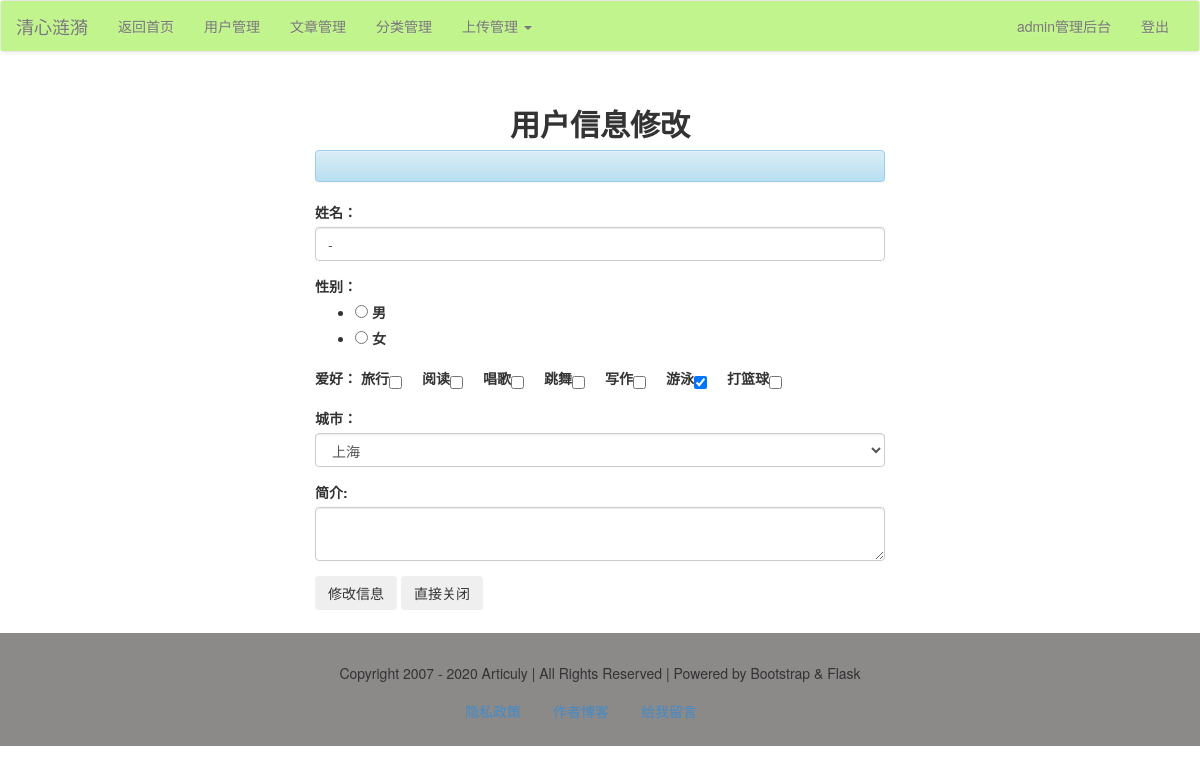
Before: /admin/user/edit/3 (signed in) with the older database file.
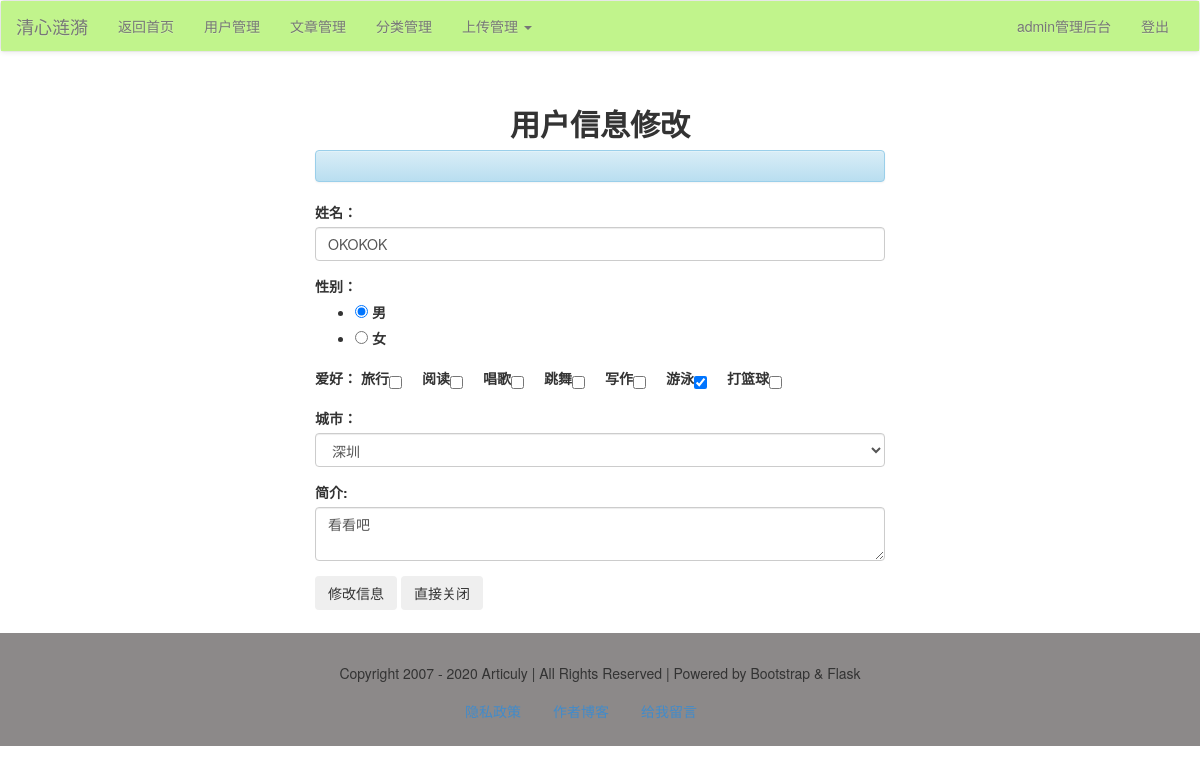
After: the same page with the newer database file.
### models.py (models this page shows, shortened)
class User(db.Model):
    id = db.Column(db.Integer, primary_key=True)
    username = db.Column(db.String)
    password = db.Column(db.String)
    realname = db.Column(db.String)
    sex = db.Column(db.Integer)
    city = db.Column(db.String)
    hobby = db.Column(db.String)
    intro = db.Column(db.String)

### admin/users.py (the view)
@admin_app.route("/user/edit/<int:user_id>", methods=['get', 'post'])
def editUser(user_id):
    form = AdminEditInfoForm()
    user = User.query.get_or_404(user_id)
    print('form data is in')
    if form.validate_on_submit():
        message = {'result': 'fail'}
        user.realname = form.data['name']
        user.sex = form.data['sex']
        user.hobby = ', '.join(form.data['hobby'])
        user.city = form.data['city']
        user.intro = form.data['intro']
        try:
            db.session.commit()
            print('准备提交')
        except Exception as e:
            print(str(e))
        else:
            message['result'] = 'success'
        return jsonify(message)
    elif form.errors:
        print(form.errors)
    else:
        form.name.data = user.realname
        form.sex.data = user.sex
        form.hobby.data = user.hobby.split(', ')
        form.city.data = user.city
        form.intro.data = user.intro
    return render_template("admin/user/user_edit.html", user_id=user_id, form=form)

### forms/account_form.py
class AdminEditInfoForm(FlaskForm):
    name = StringField('姓名：',
                       validators=[DataRequired('真实姓名必填'), BadWords(['admin', 'articuly', '客户服务'], message='不能包括敏感词')],
                       render_kw={'class': 'form-control', 'placeholder': "请填写您的真实姓名"})
    sex = RadioField('性别：', coerce=int,
                     choices=[(1, '男'), (2, '女')])
    hobby = CheckBoxField('爱好：', choices=[('travel', '旅行'), ('reading', '阅读'), ('singing', '唱歌'), ('dancing', '跳舞'),
                                          ('writing', '写作'), ('swimming', '游泳'), ('playing basketball', '打篮球')],
                          render_kw={"class": "checkbox-inline"})
    city = SelectField('城市：', validators=[DataRequired('必须所有城市')],
                       choices=[('', '请选择城市'), ('010', '北京'), ('021', '上海'), ('020', '广州'), ('0755', '深圳'),
                                ('0571', '杭州'), ('023', '重庆'), ('0512', '苏州')],
                       render_kw={'class': 'form-control'})
    intro = TextAreaField('简介:', render_kw={'class': 'form-control'})

### app.py (called while the page is built)
@app.context_processor
def account():
    username = session.get('user')
    return {'username': username}

### templates/admin/user/user_edit.html (shortened to what this page needs)
{% extends "admin/admin_base.html" %}
{% block content %}
    <div class="container-fluid">
        <div class="row">
            <div class="main col-lg-6 col-lg-offset-3 col-md-8 col-md-offset-2 col-sm-10 col-sm-offset-1 col-xs-12">
                <h2 class="text-center"><b>用户信息修改</b></h2>
                <div class="body">
                    <div class="alert alert-info" id="message" role="alert"></div>
                    {% for field in form %}
                        {% if field.widget.input_type!="hidden" %}
                            <div class="form-group">
                                {{ field.label }}
                                {{ field }}
                            </div>
                        {% else %}
                            {{ field }}
                        {% endif %}
                    {% endfor %}
                    <div class="form-group">
                        <input class="btn" type="button" name="submit" id="btn1" value="修改信息"/>
                        <input class="btn" type="button" name="closeTab" onclick="closeTab()" id="btn2" value="直接关闭"/>
                    </div>
                </div>
            </div>
        </div>
    </div>
{% endblock %}

Changed rows visible on the page:
changed User: sex "☐ 男 ☐ 女" → "☑ 男 ☐ 女"; city "上海" → "深圳"; intro (not shown) → "看看吧"
Other visible differences:
form field name: "-" → "OKOKOK"
